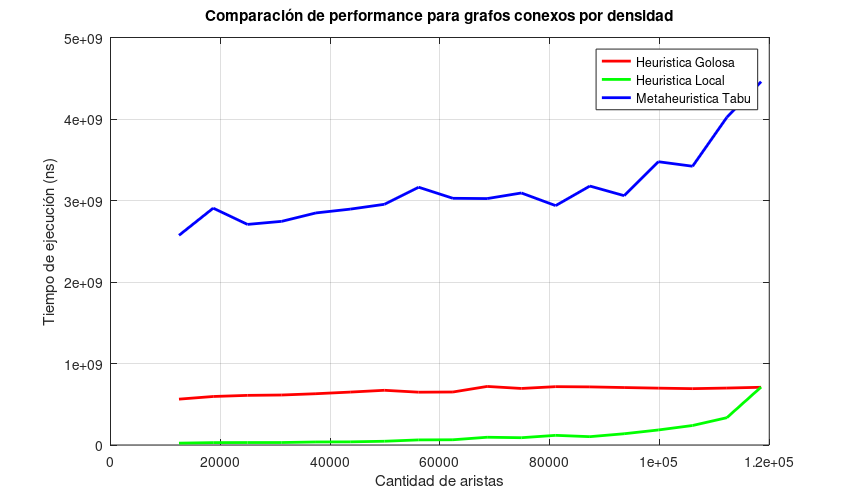

MATLAB code for this plot:
# Ya estoy en la carpeta correcta

# A graficar!

clear;
hold off;


# 2  	WHEEL							Rueda
# 3 	BANANA						  	Banana Tree
# 4  	COMPLETE						Completo
# 9  	BIPARTITE_COMPLETE				Bipartito Completo
# 12  	CONNECTED_DENSITY				Conexo por densidad de ejes
# 14  	GREEDY_NOT_IN_CMF				Estrella+Puente+CMF
# 15  	GREEDY_IN_CMF					Estrella+CMF
# 17  	STAR_BRIDGE_DOUBLE_STAR			Estrella+Puente+Doble Estrella

goloso_dat=load("performanceAristas/goloso_12_aristas.dat");
local_dat=load("performanceAristas/local_12_aristas.dat");
tabu_dat=load("performanceAristas/tabu_12_aristas.dat");

#plot(goloso_dat(:,3), goloso_dat(:,4), '-r', 'LineWidth', 2,local_dat(:,3), local_dat(:,4), '-g', 'LineWidth', 2);
plot(goloso_dat(:,3), goloso_dat(:,4), '-r', 'LineWidth', 2,local_dat(:,3), local_dat(:,4), '-g', 'LineWidth', 2,tabu_dat(:,3), tabu_dat(:,4), '-b', 'LineWidth', 2);
title("Comparación de performance para grafos conexos por densidad");
xlabel("Cantidad de aristas");
ylabel("Tiempo de ejecución (ns)");
legend("Heuristica Golosa", "Heuristica Local", "Metaheuristica Tabu");
grid;

set(gcf,'PaperUnits','inches','PaperPosition',[0 0 8.5 5])

print("versus_performance_aristas.jpg");